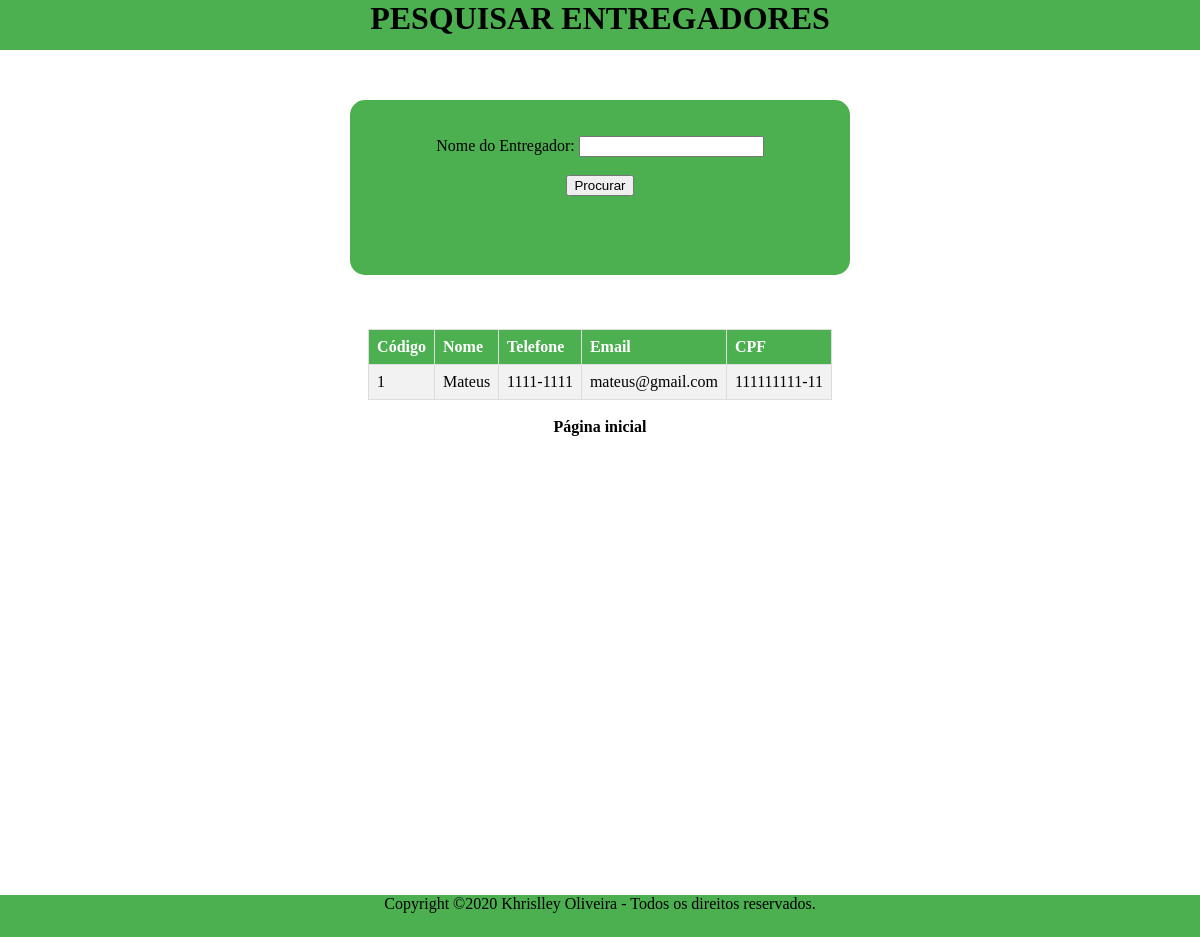
The page /procurarEntregador.php?busca=Mateus (signed in) on the database its author committed.
### tables this page shows
CREATE TABLE `entregador` (
  `CODI_ENTR` int NOT NULL AUTO_INCREMENT,
  `NOME_ENTR` varchar(120) NOT NULL,
  `CPF_ENTR` varchar(45) NOT NULL,
  `FONE_ENTR` varchar(45) NOT NULL,
  `EMAIL_ENTR` varchar(120) NOT NULL,
  PRIMARY KEY (`CODI_ENTR`)
);

### procurarEntregador.php (the view, shortened to what this page needs)
<?php
include_once("db.php");
?>
<html>
<head>
    <link rel="stylesheet" href="./style.css">
</head>
<body>
    <header>
        <h1>PESQUISAR ENTREGADORES</h1>
    </header>
    <div class="conteudo">
        <div class="procurar"><br><br>
            <form action="procurarEntregador.php" id="cont">
                <label>Nome do Entregador: </label>
                <input type="text" name="busca" id="busca"><br><br>
                <input type="submit" value="Procurar">
            </form>
        </div>
        <?php
        if (isset($_REQUEST["busca"])) {
            $busca = $_REQUEST["busca"];
            $queryPesquisa = $conexao->query("SELECT * FROM ENTREGADOR WHERE NOME_ENTR LIKE '%$busca%';");
        ?>
            <br><br><br>
            <table id="tabela" class="tabela">
                <tr>
                    <th> Código</th>
                    <th> Nome</th>
                    <th> Telefone</th>
                    <th> Email</th>
                    <th> CPF</th>
                <?php
                while ($umEntregador = $queryPesquisa->fetch_assoc()) {
                    echo "<tr><td>" . $umEntregador["CODI_ENTR"] . '</td>';
                    echo "<td>" . $umEntregador["NOME_ENTR"] . '</td>';
                    echo "<td>" . $umEntregador["FONE_ENTR"] . '</td>';
                    echo "<td>" . $umEntregador["EMAIL_ENTR"] . '</td>';
                    echo "<td>" . $umEntregador["CPF_ENTR"] . '</td></tr>';
                }
            }
                ?>
            </table>
            <br>
            <a href="menu.php">Página inicial</a>
    </div>
    <footer id="footer" style="font-size: 16px">
        Copyright ©2020 Khrislley Oliveira - Todos os direitos reservados.
    </footer>
</body>
</html>

### style.css (style rules this page uses)
html { font-family: 'Baloo2'; }
body { font-family: 'Baloo2'; height: 800px; text-align: center; text-decoration: none; margin: 0px; }
header { height: 50px; background-color: #4CAF50; margin: 0px auto; position: relative; }
footer { height: 42px; width: auto; background-color: #4CAF50; margin: 0px; position: relative; }
a { text-decoration: none; color: black; font-weight: bold; }
.conteudo { height: 795px; }
.procurar { background-color: #4CAF50; height: 175px; width: 500px; margin: 0px auto; margin-top: 50px; position: relative; border-radius: 15px; }
.tabela { border-collapse: collapse; margin: 0px auto; position: relative; }
.tabela td, #tabela th { border: 1px solid #ddd; padding: 8px; }
.tabela tr:nth-child(even) { background-color: #f2f2f2; }
.tabela th { padding-top: 12px; padding-bottom: 12px; text-align: left; background-color: #4CAF50; color: white; }

### rows shown on the page
entregador: CODI_ENTR "1", NOME_ENTR "Mateus", FONE_ENTR "1111-1111", EMAIL_ENTR "mateus@gmail.com", CPF_ENTR "111111111-11"
